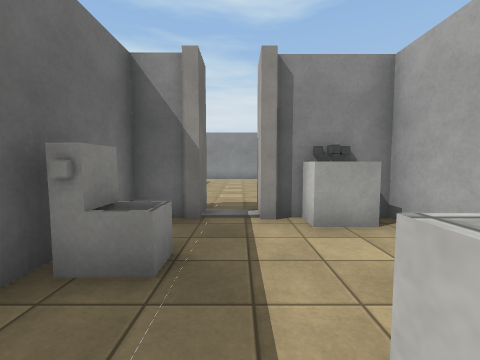
view 1 (above)

20 first-person views from a walk through a scene from a Unity 3-D project. The camera is 1.3 m above the floor, tilts 4° down and sees 90° across. The floor is counted in squares, 1.25 m on a side. Each view is taken from the middle of a square. On the plan, view 1 faces up. The plan holds only what a view shows up to about 11 squares ahead; the rest is blank. The place goes on beyond the plan. The player is left out. Some animated figures are left out. Door leaves are left out, so doorways stand open. Some surface patterns are stand-ins.

view 2
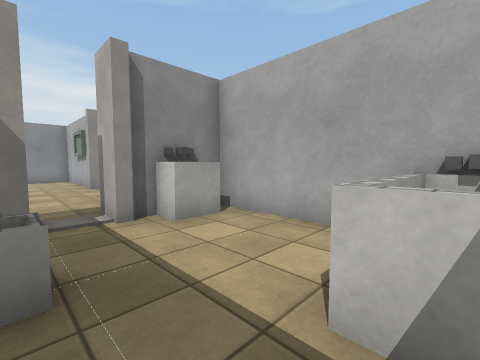

view 3
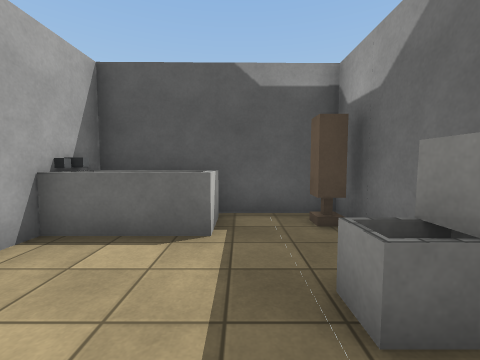

view 4
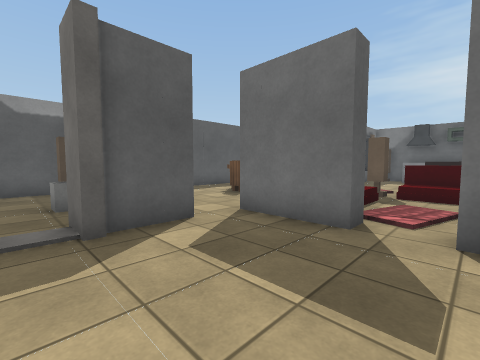

view 5
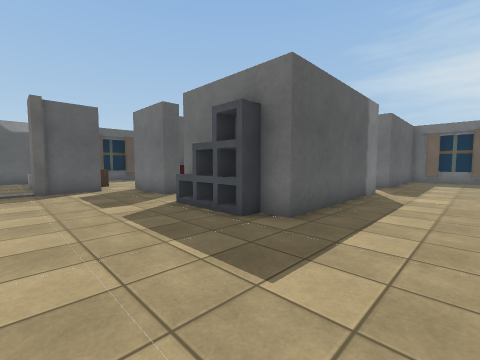

view 6
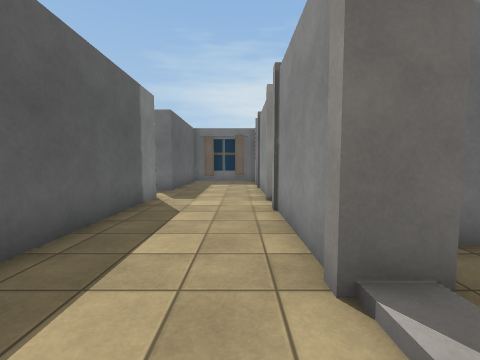

view 7
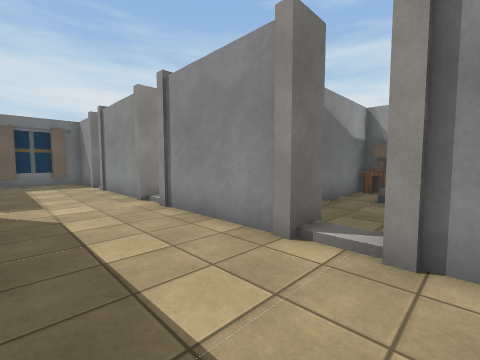

view 8
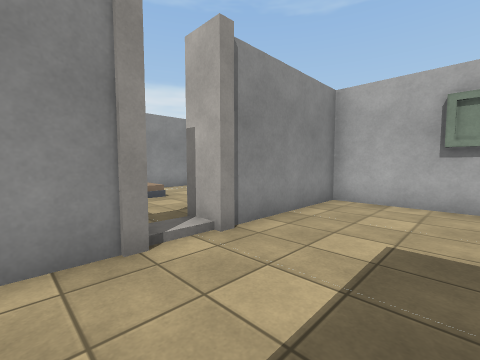

view 9
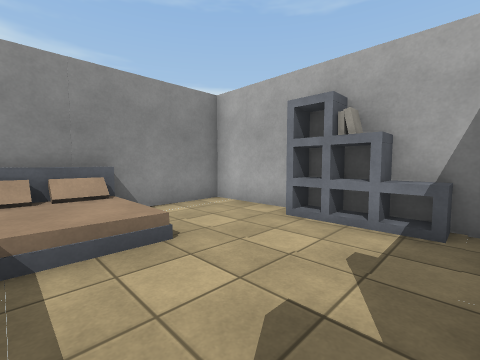

view 10
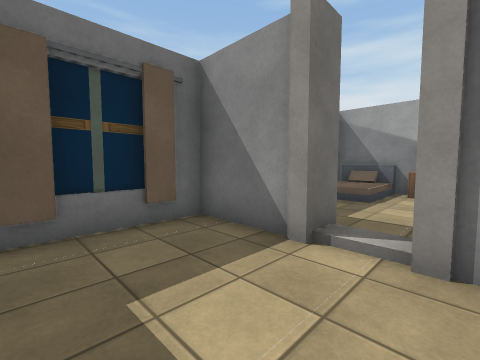

view 11
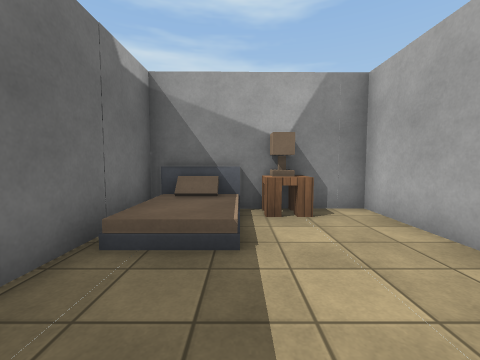

view 12
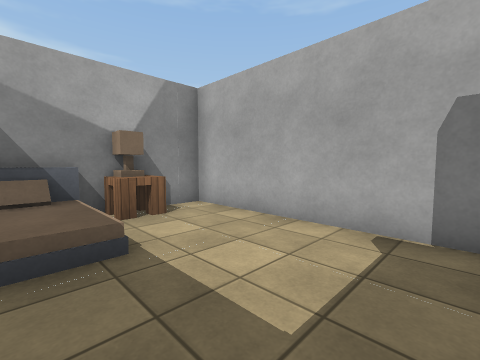

view 13
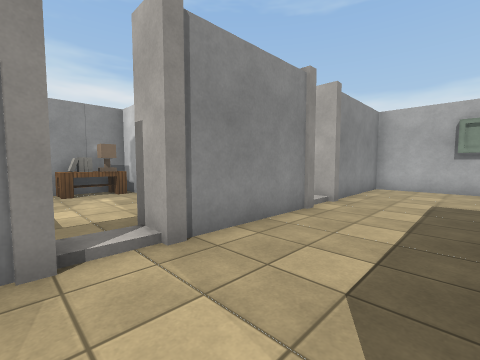

view 14
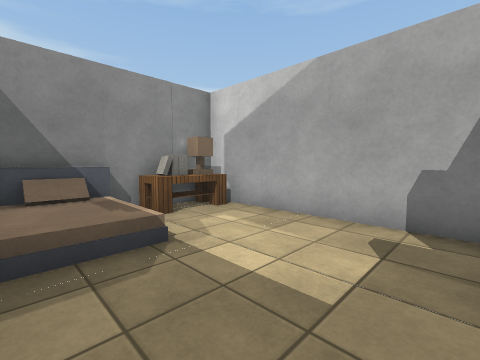

view 15
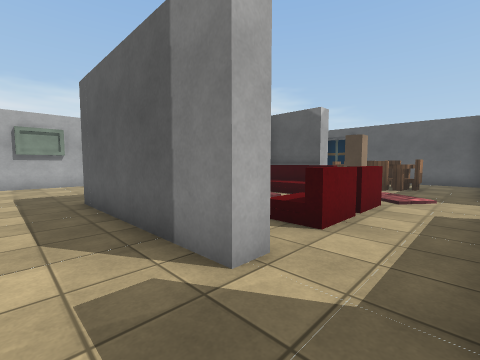

view 16
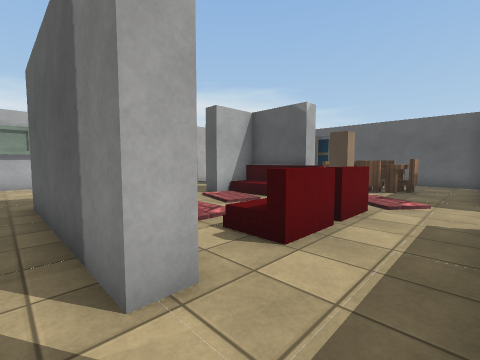

view 17
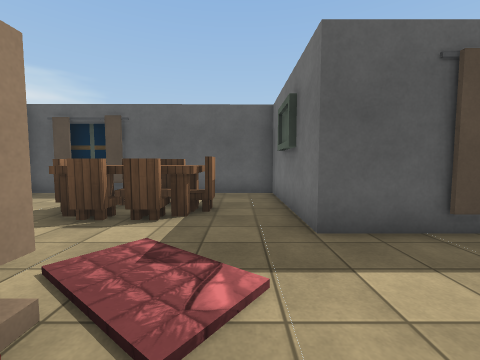

view 18
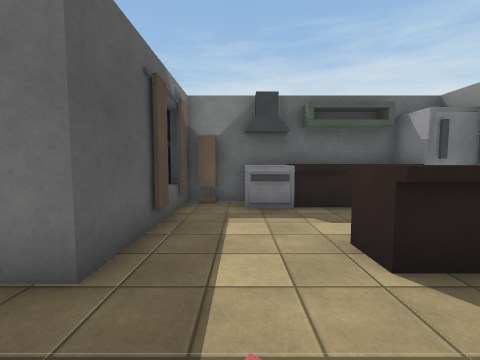

view 19
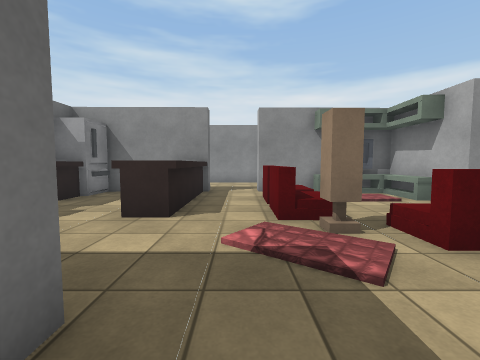

view 20
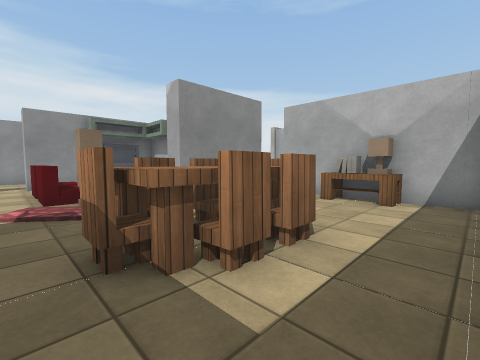

### Floor plan
Key: @ floor where view 1 was taken; # wall or solid block; . main floor; : floor 0.5 m higher than the main floor; / step, stairs or slope; D open door; ^ raised ledge; L lamp; S sofa; T table; C chair; B books; O other object.
Columns run from 16 left of view 1 to 3 right of it. Each row starts with its distance up from view 1.
 23  ##################
 22 ###T.##^TBL#T#/...#
 21 #:/L.#/:...#L:/...#
 20 #//..#//...#///...#
 19 #....#.....#.....##
 18  ....#.....#.....^#
 17  ....#.....#......#
 16 ##ODO##OD###OD#####
 15  .................#
 14 O.................#
 13  .................#
 12  #####.######.....#
 11 ##.  ^...  ^#.....#
 10 #^.. ^.S/. ^#.....
  9 #^..^^.S/...#.....
  8 #^..^^.S/.........
  7 #^......L// #....
  6 #^.......S###.....
  5 ##........###.#OD###
  4 #O  ##..CC....#..^^#
  3      #.CTTC..T#....#
  2      #.TCC...L#^...#
  1      #........#....#
  0      #........L.@^^#
 -1      #####   #######

Where each view was taken, in squares from view 1:
view 1: 0 up, 0 right, facing up
view 2: 0 up, 1 left, facing up-right
view 3: 4 up, 0 right, facing down
view 4: 9 up, 0 right, facing down-left
view 5: 15 up, 0 right, facing down-left
view 6: 15 up, 2 left, facing left
view 7: 13 up, 2 left, facing up-left
view 8: 13 up, 5 left, facing up-right
view 9: 17 up, 3 left, facing up-right
view 10: 13 up, 12 left, facing up-left
view 11: 17 up, 14 left, facing up
view 12: 17 up, 15 left, facing up-right
view 13: 13 up, 9 left, facing up-right
view 14: 17 up, 10 left, facing up-right
view 15: 14 up, 11 left, facing down-right
view 16: 13 up, 11 left, facing down-right
view 17: 8 up, 10 left, facing down
view 18: 6 up, 9 left, facing left
view 19: 3 up, 10 left, facing up
view 20: 0 up, 10 left, facing up-right
